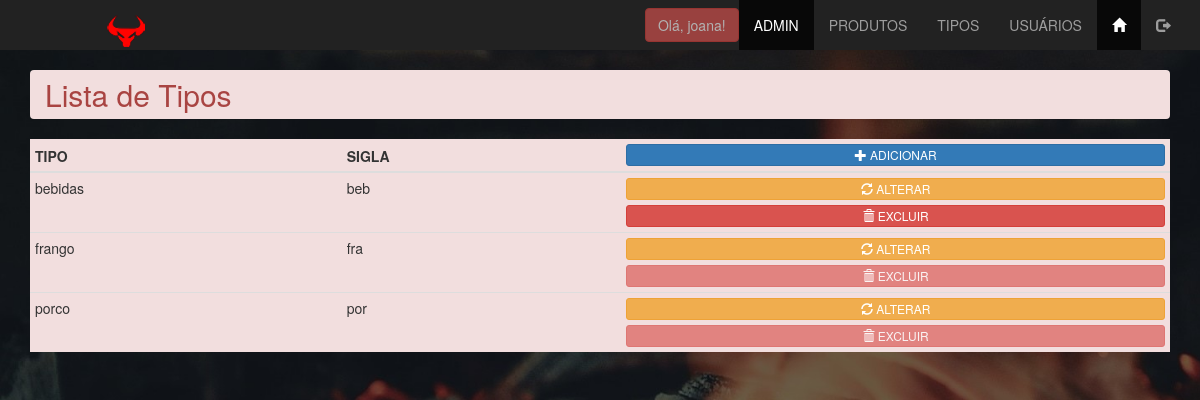
/admin/tipos_lista.php (signed in), run on the app's committed database.
### tables this page shows
CREATE TABLE `tbtipos` (
  `id_tipo` int(11) NOT NULL AUTO_INCREMENT,
  `sigla_tipo` varchar(3) NOT NULL,
  `rotulo_tipo` varchar(15) NOT NULL,
  PRIMARY KEY (`id_tipo`)
);

### admin/tipos_lista.php (the view, shortened to what this page needs)
<?php
include '../conn/connect.php';
$lista = $conn->query("select * from tbtipos order by id_tipo desc");
$row = $lista->fetch_assoc();
?>
<!DOCTYPE html>
<html lang="pt-BR">
<head>
    <link rel="stylesheet" href="../css/bootstrap.min.css">
    <link rel="stylesheet" href="../css/estilo.css">
</head>
<body class="fundofixo">
    <?php include "menu_adm.php"; ?>
    <main class="container">
        <h2 class="breadcrumb alert-danger" >Lista de Tipos </h2>
        <table class="table table-hover table-condensed tb-opacidade bg-danger">
            <thead>
                <th>TIPO</th>
                <th>SIGLA</th>
                <th>
                    <a href="tipos_insere.php" target="_self" class="btn btn-block btn-primary btn-xs" role="button">
                        <span class="glyphicon glyphicon-plus" aria-hidden="true"></span>
                        <span class="hidden-xs">ADICIONAR</span>
                    </a>
                </th>
            </thead>
            <tbody>
                    <?php do{?>
                    <tr>
                        <td>
                            <?php echo $row['rotulo_tipo'];?>
                        </td>
                        <td>
                            <?php echo $row['sigla_tipo'];?>
                        </td>
                        <td >
                            <a href="tipos_atualiza.php?id_tipo=<?php echo $row['id_tipo'] ?>" role="button" class="btn btn-warning btn-block btn-xs">
                                <span class="glyphicon glyphicon-refresh"></span>
                                <span class="hidden-xs">ALTERAR</span>
                            </a>
                            <?php $consulta = $conn->query("select id_tipo_produto from tbprodutos where id_tipo_produto = ".$row['id_tipo']." limit 1;")?>
                            <button <?php echo $consulta->num_rows>0?'disabled':''?>
                                data-nome="<?php echo $row['rotulo_tipo'] ?>"
                                data-id="<?php echo $row['id_tipo'] ?>"
                                class="delete btn btn-xs btn-block btn-danger">
                                <span class="glyphicon glyphicon-trash"></span>
                                <span class="hidden-xs">EXCLUIR</span>
                            </button>
                        </td>
                    </tr>
                    <?php }while($row = $lista->fetch_assoc());?>
            </tbody>
        </table>
    </main>
</body>
</html>

### css/estilo.css (style rules this page uses)
.fundofixo { background: url('../images/churrascaria.jpg') no-repeat fixed; -webkit-background-size: cover ; background-size: cover; }

### data on the page
tbtipos: rotulo_tipo "bebidas", sigla_tipo "beb"
tbtipos: rotulo_tipo "frango", sigla_tipo "fra"
tbtipos: rotulo_tipo "porco", sigla_tipo "por"

### other printed values
$_SESSION['login_usuario'] "joana"
